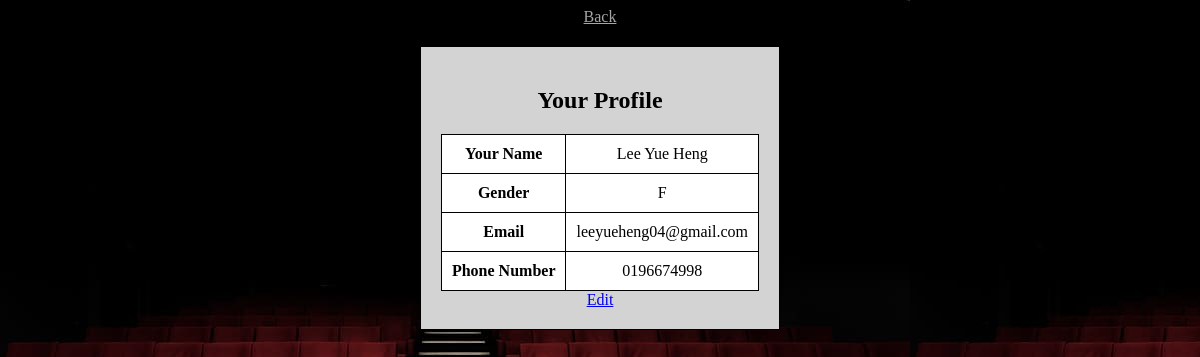
Page /LeeYueHeng/customer/Customer.php?userid=2 (signed in) on the committed database.
### tables this page shows
CREATE TABLE `user` (
  `user_id` int(10) NOT NULL,
  `username` varchar(255) NOT NULL,
  `password` varchar(255) NOT NULL,
  `first_name` varchar(255) NOT NULL,
  `last_name` varchar(255) NOT NULL,
  `Gender` char(1) NOT NULL,
  `email` varchar(255) DEFAULT NULL,
  `phone_number` varchar(11) NOT NULL,
  `password_reset_token` varchar(255) DEFAULT NULL,
  `token_expiry` datetime DEFAULT NULL
);

### LeeYueHeng/customer/Customer.php (the view, shortened to what this page needs)
<?php
include("connection.php");
if(isset($_GET['userid'])) {
    $user_id = $_GET['userid'];
    $sql = "SELECT * FROM user WHERE user_id = $user_id";
    $result = $conn->query($sql);
    $rows = $result->fetch_all(MYSQLI_ASSOC);
}
?>
<!DOCTYPE html>
<html lang="en">
<head>
    <link rel="stylesheet" type="text/css" href="design.css"/>
</head>
<body>
    <a href="../main.php?user_id=" style="float: right; color: rgba(255, 255, 255, 0.651);">Back</a>
    <div id="mainbox">
        <h2>Your Profile</h2>
        <?php
        if(isset($rows[0])) {
            $customer = $rows[0];
        ?>
        <table border="1">
            <tr>
                <th>Your Name</th>
                <td><?php echo $customer["first_name"] ." ". $customer["last_name"]; ?></td>
            </tr>
            <tr>
                <th>Gender</th>
                <td><?php echo $customer["Gender"]; ?></td>
            </tr>
            <tr>
                <th>Email</th>
                <td><?php echo $customer["email"]; ?></td>
            </tr>
            <tr>
                <th>Phone Number</th>
                <td><?php echo $customer["phone_number"]; ?></td>
            </tr>
        </table>
        <?php
                        if (isset($_SESSION['user_id']) && $_SESSION['user_id'] != NULL) {
                            echo '<a href="Cus(edit).php?userid='. $_SESSION['user_id'].'">Edit</a>';
                        }
                        ?>
        <?php
        } else {
            echo "User not found";
        }
        ?>
    </div>
</body>
</html>

### LeeYueHeng/customer/design.css (style rules this page uses)
body { background-image: url('theater-bg.jpg'); display: flex; flex-direction: column; align-items: center; justify-content: center; text-align: center; }
#mainbox { background-color: lightgray; width: auto; border: 1px solid black; padding: 20px; margin-top: 20px; }
table { width: 100%; border-collapse: collapse; }
th, td { background-color: white; padding: 10px; border: 1px solid black; }

### rows in the picture
user: first_name "Lee", last_name "Yue Heng", Gender "F", email "leeyueheng04@gmail.com", phone_number "0196674998"
